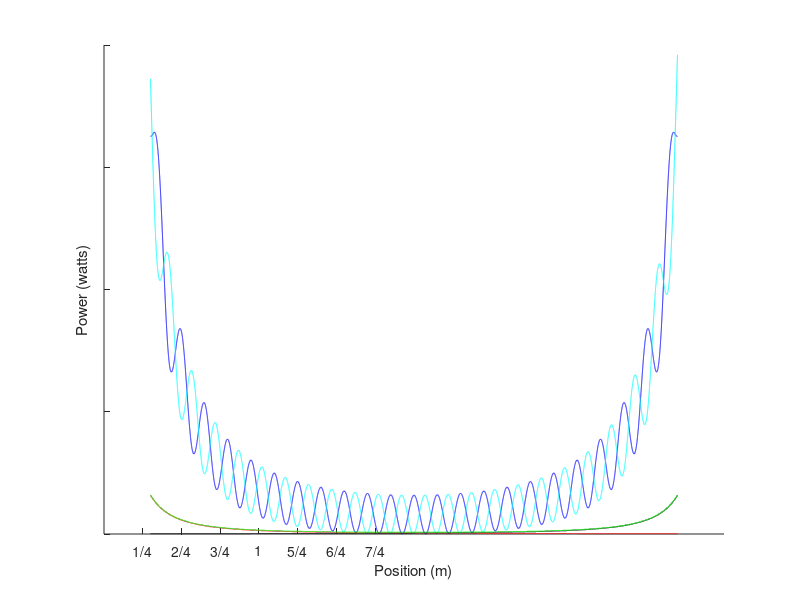
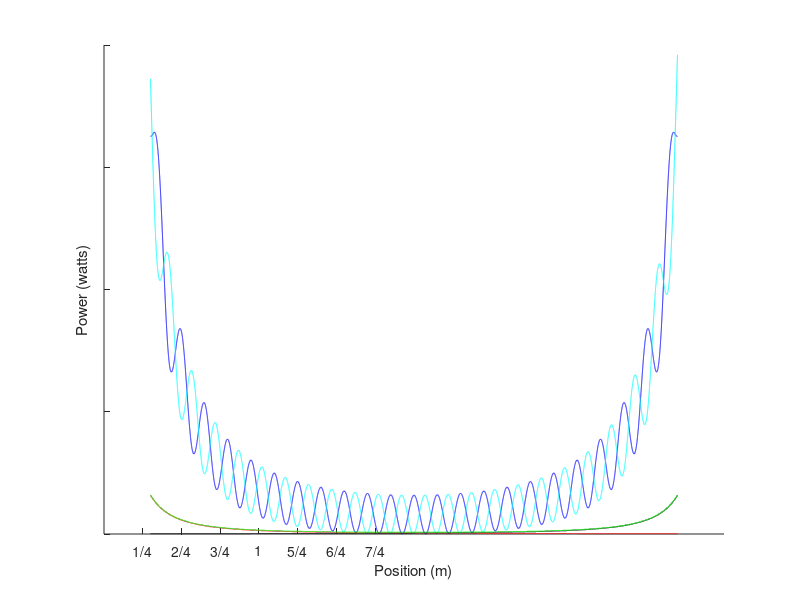

Recreate these plots in MATLAB, in order. (Note: this script raises an error after producing the figures.)
clear
%charger 1
a=0;
%charger 2
b=4;
lamda=0.3;
initial_phase = pi+0.2;
%intervalamda displayed
x = [a+lamda:0.0001:b-lamda];
for counter=1:length(x)
    y(counter)=( cos((2*pi*(-a - b + 2*x(counter)))/lamda) + cos((2*pi*(-a - b + 2*x(counter)))/lamda))/((x(counter)-a)*(b-x(counter))) +1/(x(counter)-a)^2 + 1/(b-x(counter))^2;
    y_phase(counter)=( cos(((2*pi*(-a - b + 2*x(counter)))/lamda)+initial_phase) + cos(((2*pi*(-a - b + 2*x(counter)))/lamda)+initial_phase))/((x(counter)-a)*(b-x(counter))) +1/(x(counter)-a)^2 + 1/(b-x(counter))^2;
    friss1(counter)=(lamda/(4*pi*x(counter)))^2;
    friss2(counter)=(lamda/(4*pi*(b-x(counter))))^2;
    frisssum(counter)=friss1(counter)+friss2(counter);
end
hold on;
plot (x,(1/(4*pi)^2)*y,'b')
plot (x,(1/(4*pi)^2)*y_phase,'c')
plot (x,friss1,'r');
plot (x,friss2,'k');
plot (x,frisssum,'g');
hold off;
ylabel('Power (watts)')
xlabel('Position (m)')
%legend('vector both chargers ON','initial phase shifted', '(0,0) ON, (2,0) OFF','(0,0) ON, (2,0) OFF','scalar both chargers ON')
set(gca,'YTickLabel',{' '})
set(gca,'Xtick',0+1/4:0.25:2-1/4,'XTickLabel',{'1/4', '2/4', '3/4','1', '5/4', '6/4' , '7/4' })
%grid on
%grid minor
hold on

%saveas(gcf,'images/toyexample.eps','eps');
print('figs/toyexample','-depsc','-r0')
saveas(gcf,'figs/toyexample.png','png');

plot([2 0],[0 0],'-o',...
    'MarkerEdgeColor','k',...
    'MarkerFaceColor',[.49 1 .63],...
    'MarkerSize',10)

plot([5/4],[0],'-s',...    
    'MarkerEdgeColor','k',...
    'MarkerFaceColor',[.49 1 .63],...
    'MarkerSize',10)

legend('vector both chargers ON','initial phase shifted', '(0,0) ON, (2,0) OFF','(0,0) ON, (2,0) OFF','scalar both chargers ON','charger','receiver')


hold off
syms initial_phase1

sinarthsh=( cos(((2*pi*(-a - b + 2*5/4))/lamda)+initial_phase1) + cos(((2*pi*(-a - b + 2*5/4))/lamda)+initial_phase1))/((5/4-a)*(b-5/4)) +1/(5/4-a)^2 + 1/(b-5/4)^2

prwtiParagwgos = diff(sinarthsh)
eqn = prwtiParagwgos == 0;

solx = solve(eqn,initial_phase1)
initial_phase1 = double(solx)
